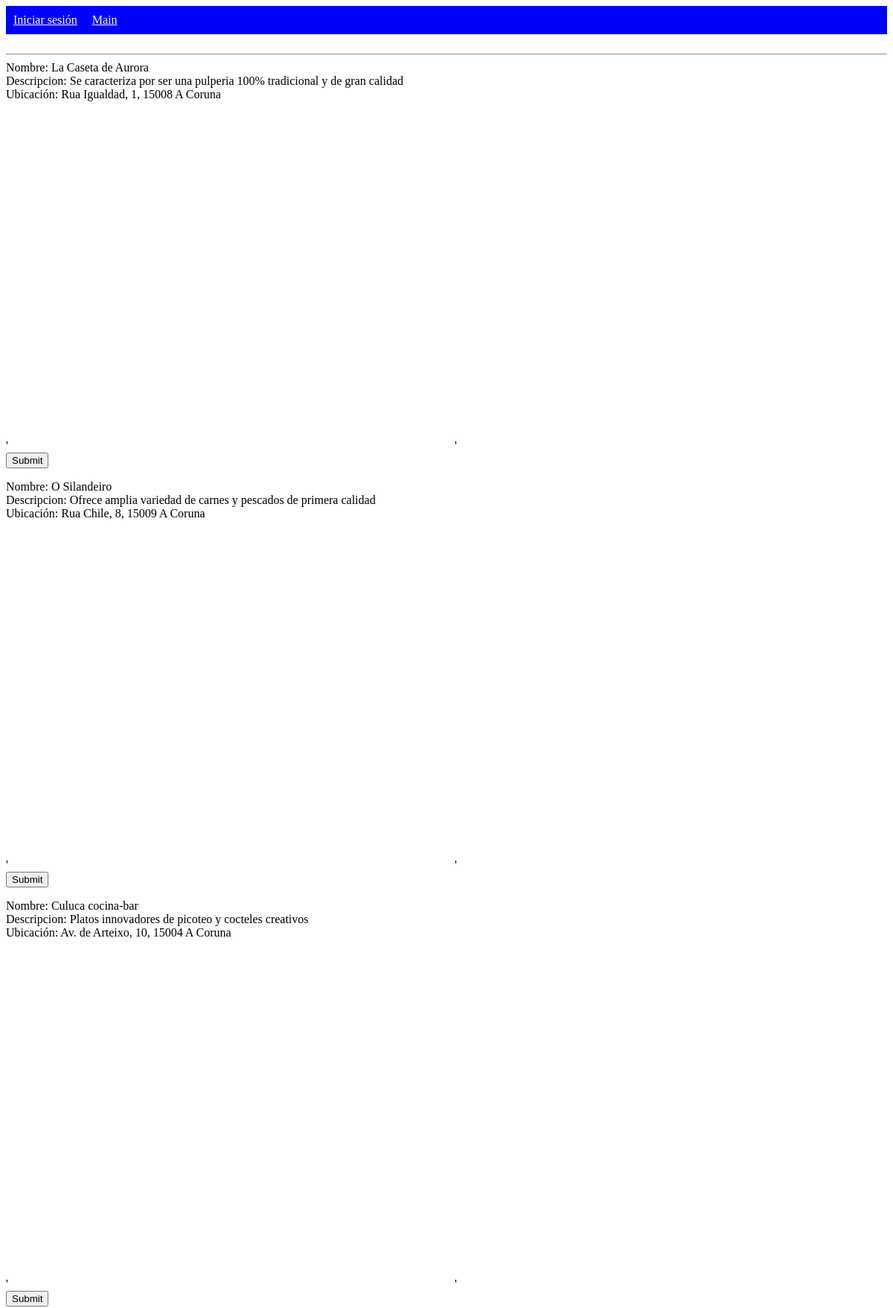
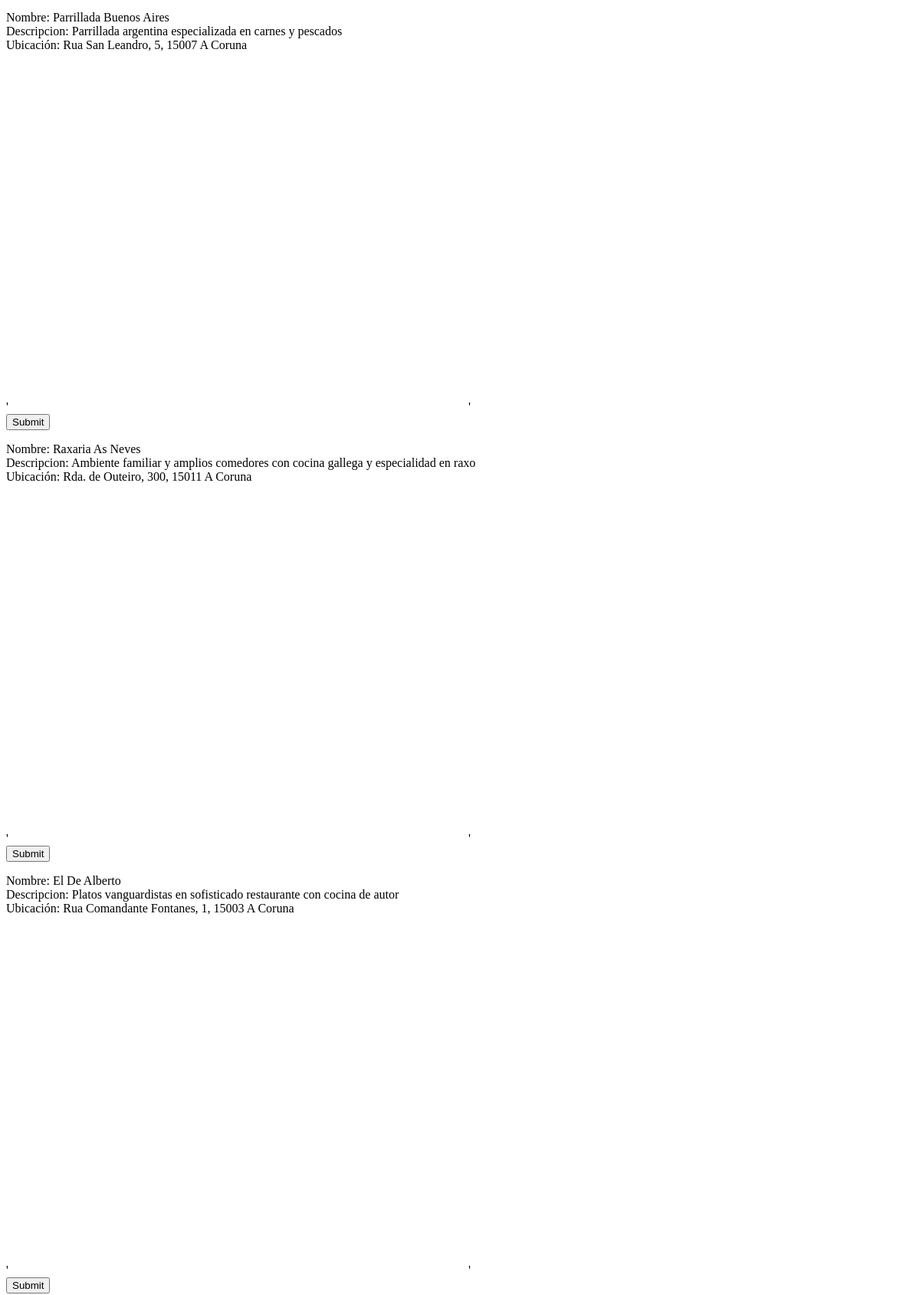
Screenshot of /search.php (upper part) with the database file from the repository (2 pictures, top to bottom).
### tables this page shows
CREATE TABLE `trestaurante` (
  `id_restaurante` int(11) NOT NULL,
  `nombre` varchar(30) DEFAULT NULL,
  `descripcion` varchar(200) DEFAULT NULL,
  `latitud` decimal(10,5) DEFAULT NULL,
  `longitud` decimal(10,5) DEFAULT NULL,
  `ubicacion` varchar(100) DEFAULT NULL,
  `mapa` varchar(1000) DEFAULT NULL
);

### search.php (the view, shortened to what this page needs)
<?php
	$db =mysqli_connect('localhost','root','1234','BuscarComidas') or die('Fail');
?>
<html>
	<head>
		<link rel="stylesheet" href="estilos.css" type="text/css" media="screen">
	</head>
	<body>
		<div class="menu1">
			<?php
			If (isset($_SESSION['id_usuario'])) {
				echo '<div id="activo"><p>Estás LOGUEADO</p></div>';
				echo '<a href="logout.php">Cerrar sesión</a>';
			} else {
				echo '<a href="login.html">Iniciar sesión</a>';
			};
			?>
			<a href="main.php">Main</a>
		</div>
		<br>
		<?php
		$ubicacion_res = $_GET['ubicacion'];
		echo "<hr/>";
		$query = "SELECT id_restaurante, nombre, descripcion, ubicacion, mapa FROM trestaurante WHERE ubicacion  LIKE '%".$ubicacion_res."%' OR nombre LIKE '%".$ubicacion_res."%' OR descripcion LIKE '%".$ubicacion_res."%'";
		$result = mysqli_query($db, $query) or die('Query error');
		$only_row = (mysqli_num_rows($result));
		if ($only_row > 0){
			while ($row = mysqli_fetch_array($result, MYSQLI_ASSOC)){
			 echo "Nombre: ".$row['nombre']."<br/>";
			 echo "Descripcion: ".$row['descripcion']."<br/>";
			 echo "Ubicación: ".$row['ubicacion']."<br/>"."<br/>";
			 echo $row['mapa']."<br/>";
			 echo "<form method='post' action='do_add_favorite.php'>";
			 echo "<input type='submit'>";
			 echo "</form>";
		};
		}else{
			echo "No se encontraron resultados";
		}
?>
	</body>
</html>

### estilos.css (style rules this page uses)
div.menu1 { margin: 0; padding: 0; overflow: hidden; background-color:blue; text-align: center; }
.menu1 a { float: left; padding: 0; overflow: hidden; background-color: blue; color: white; padding: 10px; text-decorarion: underline; }

### rows the page displays
trestaurante: nombre "La Caseta de Aurora", descripcion "Se caracteriza por ser una pulperia 100% tradicional y de gran calidad", ubicacion "Rua Igualdad, 1, 15008 A Coruna", mapa "' '"
trestaurante: nombre "O Silandeiro", descripcion "Ofrece amplia variedad de carnes y pescados de primera calidad", ubicacion "Rua Chile, 8, 15009 A Coruna", mapa "' '"
trestaurante: nombre "Culuca cocina-bar", descripcion "Platos innovadores de picoteo y cocteles creativos", ubicacion "Av. de Arteixo, 10, 15004 A Coruna", mapa "' '"
trestaurante: nombre "Parrillada Buenos Aires", descripcion "Parrillada argentina especializada en carnes y pescados", ubicacion "Rua San Leandro, 5, 15007 A Coruna", mapa "' '"
trestaurante: nombre "Raxaria As Neves", descripcion "Ambiente familiar y amplios comedores con cocina gallega y especialidad en raxo", ubicacion "Rda. de Outeiro, 300, 15011 A Coruna", mapa "' '"
trestaurante: nombre "El De Alberto", descripcion "Platos vanguardistas en sofisticado restaurante con cocina de autor", ubicacion "Rua Comandante Fontanes, 1, 15003 A Coruna", mapa "' '"
